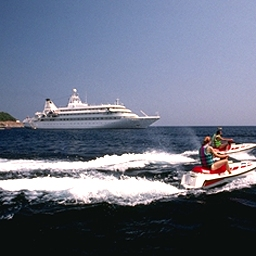
#> input picture practica2/DataEscenas/coast/coast_arnat59.jpg, 256 x 256 px, found by its file name; its folder holds 3 pictures in this run
$ python ML-base.py
#> lines starting #> are read from the running program, lines starting #| are printed output that depends on the picture
from sklearn.neighbors import KNeighborsClassifier
from sklearn.naive_bayes import GaussianNB
from sklearn.linear_model import LogisticRegression
from sklearn.svm import SVC
from sklearn.tree import DecisionTreeClassifier
from sklearn.ensemble import RandomForestClassifier
from sklearn.neural_network import MLPClassifier

from sklearn.preprocessing import LabelEncoder
from sklearn.model_selection import train_test_split
from sklearn.metrics import classification_report, accuracy_score

import numpy as np
import matplotlib.pyplot as plt
import random
import cv2
import os

base_path = "C:/Users/jeron/vision por computadora/practica2/DataEscenas"
folder = 'DatasetEscenas/'
subfolders = ['coast', 'forest', 'highway']

paths = []
data = []
labels = []

for subfolder in subfolders:
    current_folder_path = os.path.join(base_path, subfolder)
    files = [f for f in os.listdir(current_folder_path) if f.endswith('.jpg')]

    for file in files:

        path = os.path.join(current_folder_path, file)
        paths.append(path)

        img = cv2.imread(path)
#> img is the input picture: shape (256, 256, 3); mean B, G, R 130.5, 112.1, 105.7

        B, G, R = cv2.split(img)
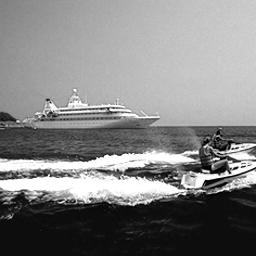
#> B: shape (256, 256); min 0, max 255, mean 130.5
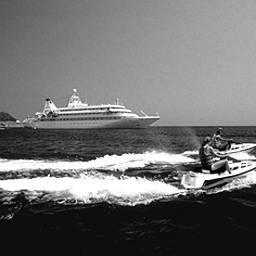
#> G: shape (256, 256); min 0, max 255, mean 112.1
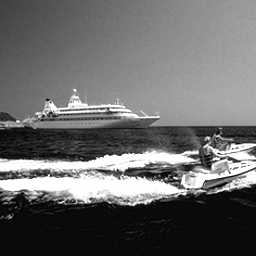
#> R: shape (256, 256); min 0, max 255, mean 105.7

        features = [
            np.mean(R), np.mean(G), np.mean(B),
            np.std(R), np.std(G), np.std(B)
        ]
#> features = [105.7, 112.1, 130.5, 73.06, 70.8, 77.69]

        data.append(features)
        labels.append(subfolder)
#> pass 2 of the loop `for subfolder in subfolders:`:
#> files = ['forest_bost102.jpg']
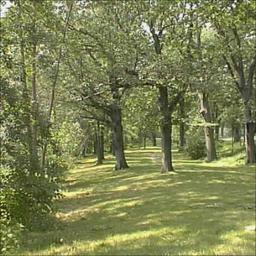
#> input picture practica2/DataEscenas/forest/forest_bost102.jpg, 256 x 256 px, found by its file name
#> img is the input picture: shape (256, 256, 3); mean B, G, R 82.2, 128.7, 123.5
#> `B, G, R = cv2.split(img)`:
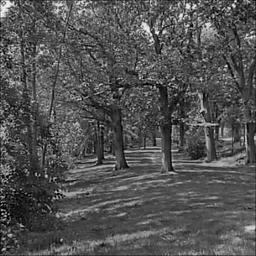
#> B: shape (256, 256); min 0, max 255, mean 82.2
#> `B, G, R = cv2.split(img)`:
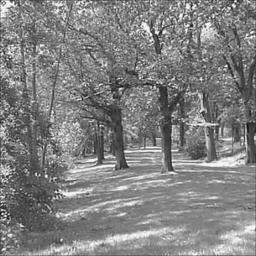
#> G: shape (256, 256); min 12, max 255, mean 128.7
#> features = [123.5, 128.7, 82.17, 39.32, 38.8, 33.98]
#> (the run stopped early here; a loop or call above may not have finished)
